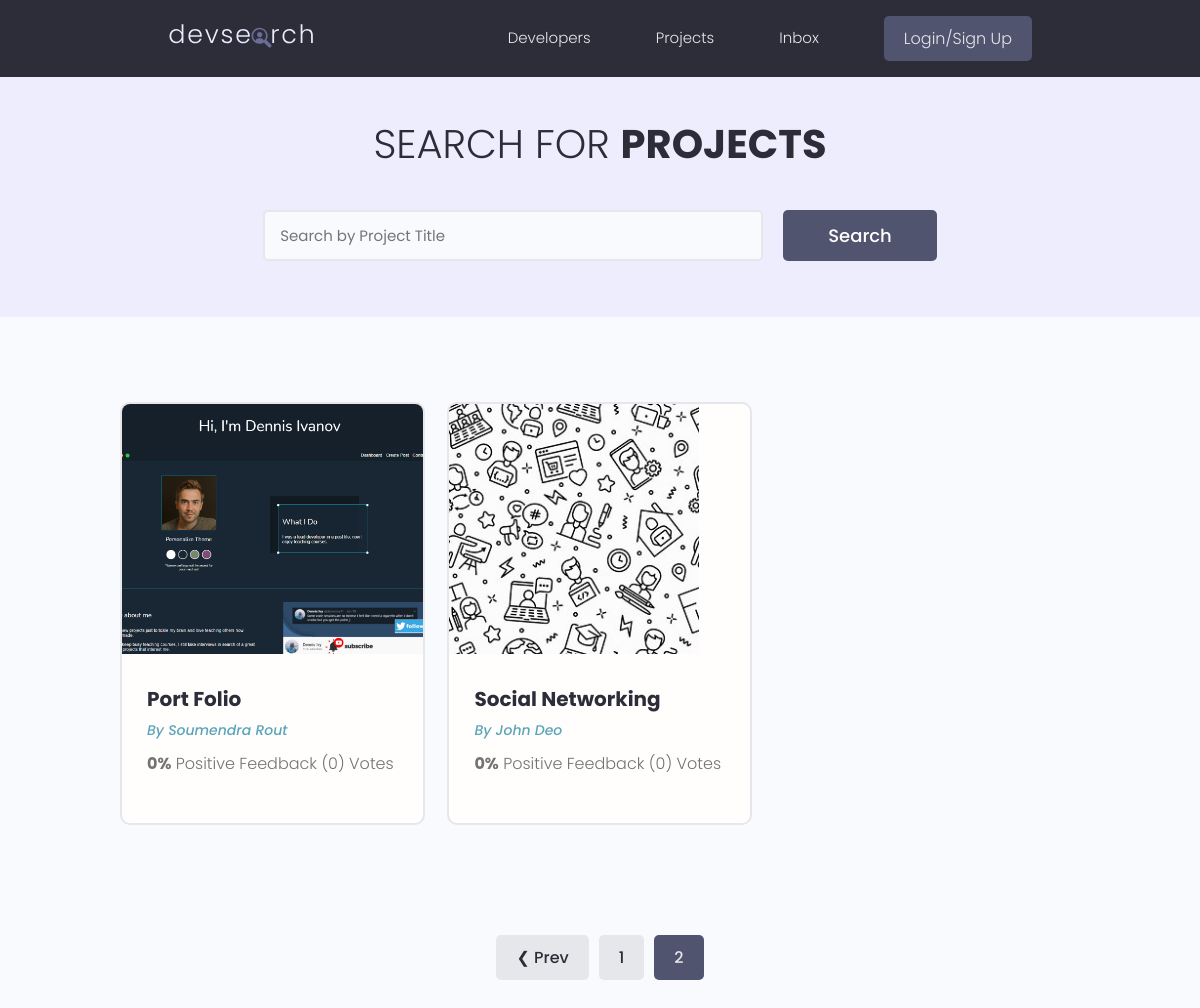
Page /projects/?page=3 on the earlier database version.
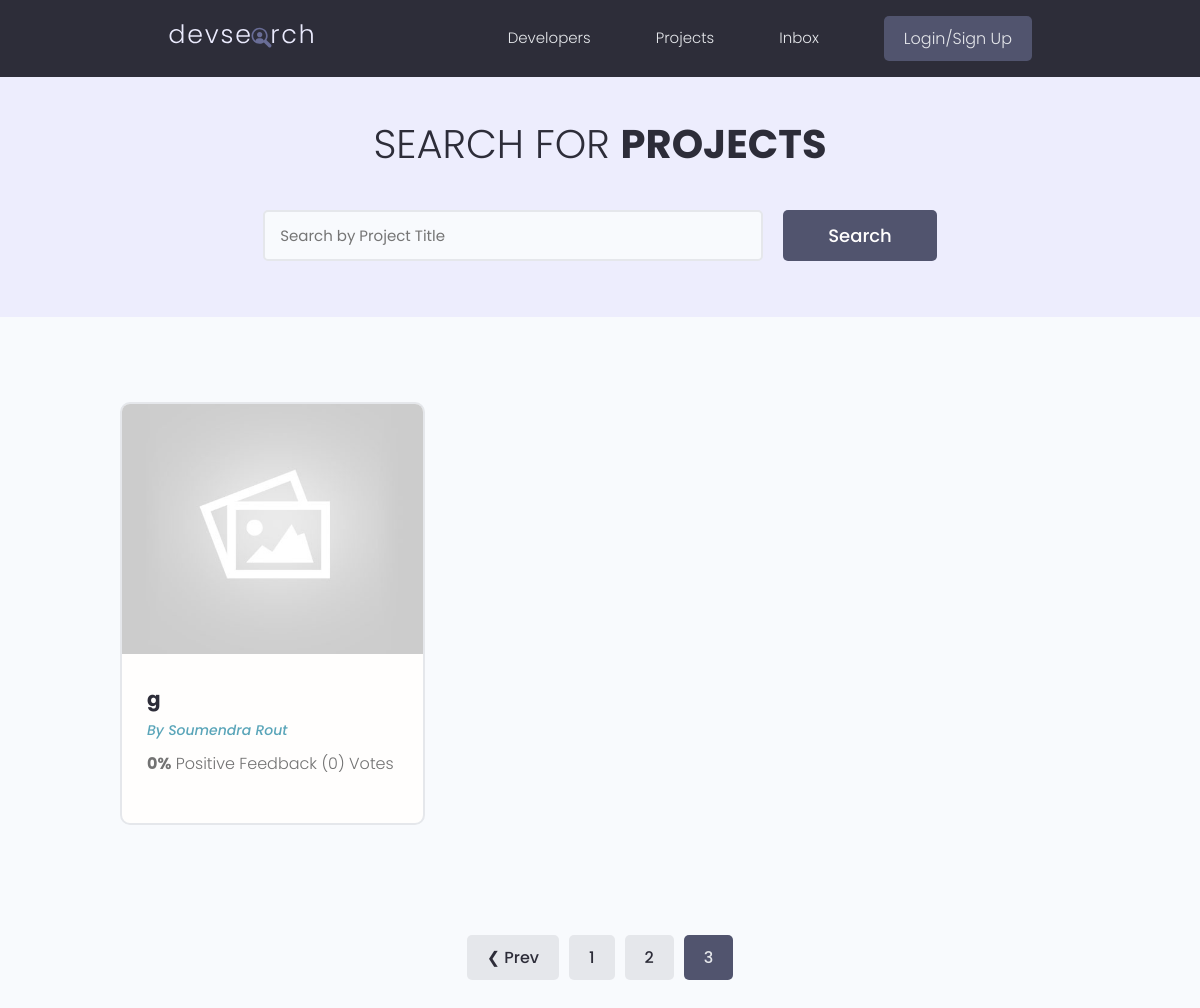
Same page on the later database version.
### projects/models.py (models this page shows, shortened)
class Project(models.Model):
    owner = models.ForeignKey(Profile,on_delete=models.SET_NULL,null=True,blank=True)
    title = models.CharField(max_length=200)
    discription = models.TextField(null=True,blank=True)
    featured_image = models.ImageField(null=True,blank=True,default="default.jpg")
    demo_link = models.CharField(max_length=2000,null=True,blank=True)
    source_link = models.CharField(max_length=2000,null=True,blank=True)
    tag = models.ManyToManyField('Tag',blank=True)
    vote_total = models.IntegerField(default=0,null=True,blank=True)
    vote_ratio = models.IntegerField(default=0,null=True,blank=True)
    created = models.DateTimeField(auto_now_add=True)
    id = models.UUIDField(default=uuid.uuid4,unique=True,primary_key=True,editable=False)
    class Meta:
        ordering = ['-vote_ratio','-vote_total','title']

### users/models.py (models this page shows, shortened)
class Profile(models.Model):
    user = models.OneToOneField(User,on_delete=models.CASCADE,null=True,blank=True)
    name = models.CharField(max_length=200,blank=True,null=True)
    email = models.EmailField(max_length=500, blank=True,null=True)
    username = models.CharField(max_length=200,blank=True,null=True)
    location = models.CharField(max_length=200,blank=True,null=True)
    short_intro = models.CharField(max_length=200,blank=True,null=True)
    bio = models.TextField(blank=True,null=True)
    profile_image = models.ImageField(null=True,blank=True,upload_to='profiles/',default='profiles/user-default.png')
    social_github = models.CharField(max_length=200,blank=True,null=True)
    social_twitter = models.CharField(max_length=200,blank=True,null=True)
    social_linkedin = models.CharField(max_length=200,blank=True,null=True)
    social_youtube = models.CharField(max_length=200,blank=True,null=True)
    social_website = models.CharField(max_length=200,blank=True,null=True)
    created = models.DateTimeField(auto_now_add=True)
    id = models.UUIDField(default=uuid.uuid4,unique=True,primary_key=True,editable=False)

### projects/views.py (the view)
# urls.py: path('projects/',include('projects.urls')),
def projects(request):
    projects ,search_query = searchProjects(request)
    custom_range,projects = paginationProject(request,projects,6)
    context = {'projects':projects,'search_query':search_query,'custom_range':custom_range}
    return render(request,'projects/projects.html',context)

### projects/utils.py (called while the page is built)
def searchProjects(request):
    search_query = ''
    if request.GET.get('search_query'):
        search_query = request.GET.get('search_query')
    tags = Tag.objects.filter(name__icontains=search_query)
    projects = Project.objects.distinct().filter(
        Q(title__icontains = search_query) |
        Q(discription__icontains = search_query) |
        Q(owner__name__icontains = search_query) |
        Q(tag__in = tags)
    )
    return projects,search_query

def paginationProject(request,projects,result):
    page = request.GET.get('page')
    paginator = Paginator(projects,result)
    try:
        projects = paginator.page(page)
    except PageNotAnInteger:
        page = 1
        projects = paginator.page(page)
    except EmptyPage:
        page =paginator.num_pages
        projects = paginator.page(page)
    leftIndex = (int(page)-4)
    if leftIndex < 1:
        leftIndex = 1
    rightIndex = (int(page)+5)
    if rightIndex > paginator.num_pages:
        rightIndex = paginator.num_pages + 1
    custom_range=range(leftIndex,rightIndex)
    return custom_range,projects

### projects/templates/projects/projects.html (shortened to what this page needs)
{% extends 'main.html' %}
{% block content %}
  <main class="projects">
    <section class="hero-section text-center">
      <div class="container container--narrow">
        <div class="hero-section__box">
          <h2>Search for <span>Projects</span></h2>
        </div>
        <div  class="hero-section__search">
          <form id='searchForm' class="form" action="{% url 'projects'%}" method="get">
            <div class="form__field">
              <input class="input input--text" id="formInput#search" type="text" name="search_query"
                placeholder="Search by Project Title" value="{{search_query}}" />
            </div>
            <input class="btn btn--sub btn--lg" type="submit" value="Search" />
          </form>
        </div>
      </div>
    </section>
    <section class="projectsList">
      <div class="container">
        <div class="grid grid--three">
          {% for item in projects %}
          <div class="column">
            <div class="card project">
              <a href="{% url 'project' item.id %}" class="project">
                <img class="project__thumbnail" src="{{ item.featured_image.url}}" alt="project thumbnail" />
                <div class="card__body">
                  <h3 class="project__title">{{item.title}}</h3>
                  <p><a class="project__author" href="{% url 'user-profile' item.owner.id %}">By {{ item.owner.name }}</a></p>
                  <p class="project--rating">
                    <span style="font-weight: bold;">{{item.vote_ratio}}%</span> Positive
                    Feedback ({{item.vote_total}}) Vote{{item.vote_total|pluralize:"s"}}
                  </p>
                </div>
              </a>
            </div>
          </div>
          {% endfor %}
        </div>
      </div>
    </section>
      {% include "pagination.html" with queryset=projects custom_range=custom_range%}
  </main>
{% endblock content %}

Differences in the rows shown:
no longer on this page (row unchanged): Project: featured_image (picture), title "Port Folio", owner.name "Soumendra Rout", vote_ratio "0", vote_total "0"
no longer on this page (row unchanged): Project: featured_image (picture), title "Social Networking", owner.name "John Deo", vote_ratio "0", vote_total "0"
added Project: featured_image (placeholder picture), title "g", owner.name "Soumendra Rout", vote_ratio "0", vote_total "0"
Other differences:
list line gone: "2"
new list line: "2"
new list line: "3"
